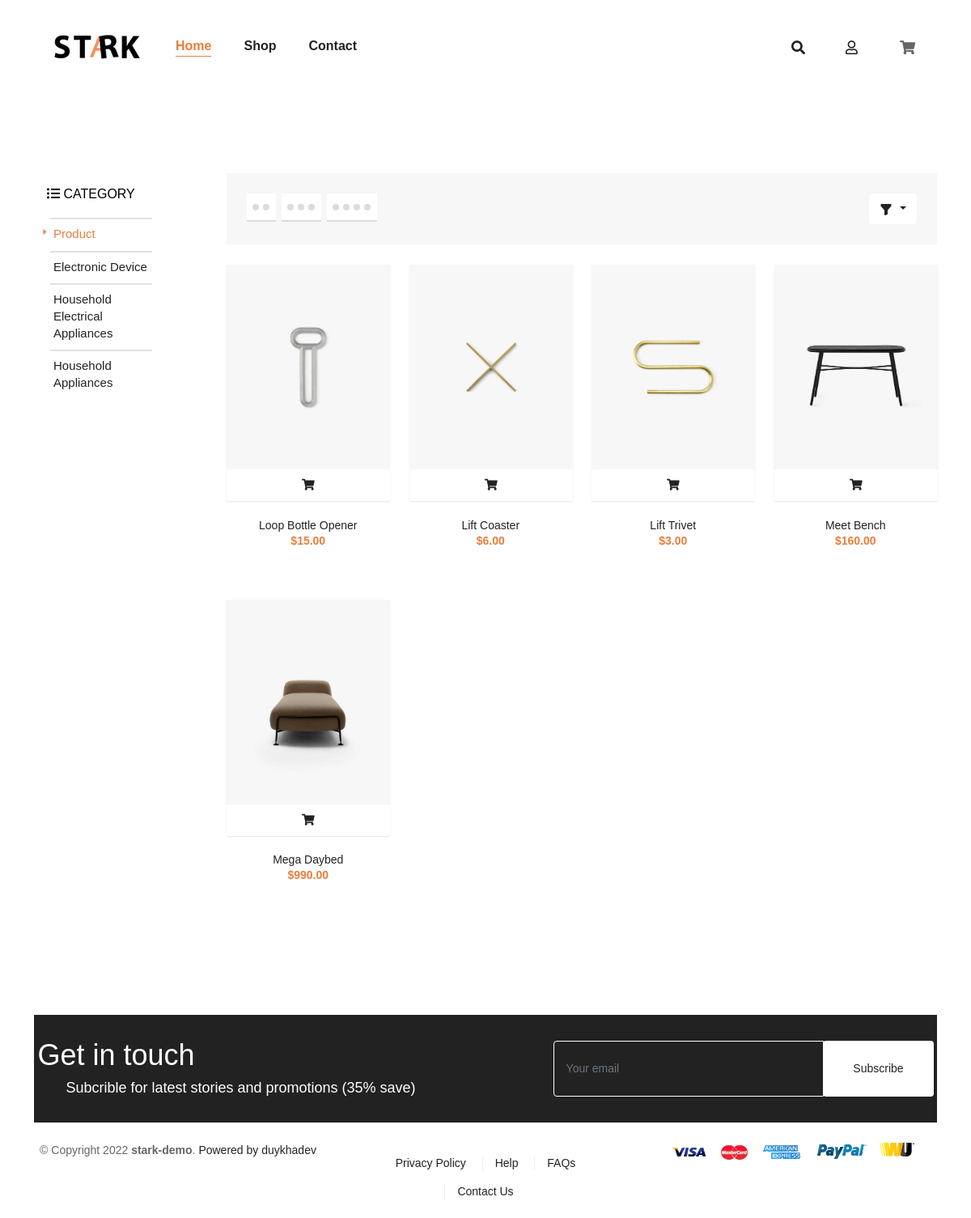
Screenshot of /category.php?id=3 with the database file from the repository.
### tables this page shows
CREATE TABLE IF NOT EXISTS `categories` (
  `id` int(11) NOT NULL AUTO_INCREMENT,
  `category_name` varchar(255) NOT NULL,
  PRIMARY KEY (`id`)
);

CREATE TABLE IF NOT EXISTS `products_categories` (
  `product_id` int(11) NOT NULL,
  `category_id` int(11) NOT NULL,
  PRIMARY KEY (`product_id`,`category_id`)
);

CREATE TABLE IF NOT EXISTS `products` (
  `id` int(11) NOT NULL AUTO_INCREMENT,
  `product_name` varchar(255) NOT NULL,
  `product_price` float NOT NULL,
  `product_photo` varchar(255) NOT NULL,
  `product_description` text,
  `product_star` int DEFAULT NULL,
  `product_like` int DEFAULT '0',
  `product_view` int DEFAULT '0',
  PRIMARY KEY (`id`)
);

### app/models/Model.php (called while the page is built)
<?php
class Model
{
    public static $connection = NULL;
    public function  __construct() {
        if (!self::$connection) {
            self::$connection = new mysqli(DB_HOST, DB_USER, DB_PASS, DB_NAME);
            self::$connection -> set_charset('utf8mb4');
        }
        return self::$connection;
    }
    public function select($sql)
    {
        $sql -> execute();
        $items = $sql -> get_result() -> fetch_all(MYSQLI_ASSOC);
        return $items;
    }
}

### app/models/CategoryModel.php (called while the page is built, shortened)
<?php
class CategoryModel extends Model
{
    public function getAllCategory()
    {
        $sql = parent::$connection -> prepare('SELECT * FROM categories');
        return parent::select($sql);
    }
}

### app/models/ProductModel.php (called while the page is built, shortened)
<?php
class ProductModel extends Model
{
    public function getProductInCategoryByPage($page, $perpage, $id)
    {
        $start = ($page - 1) * $perpage;
        $sql = parent::$connection->prepare('SELECT * FROM products INNER JOIN products_categories ON products.id = products_categories.product_id WHERE category_id=? LIMIT ?, ?;');
        $sql->bind_param('iii', $id, $start, $perpage);
        return parent::select($sql);
    }
}

### category.php (the view, shortened to what this page needs)
<?php
if (isset($_GET['id'])) {
  $productModel = new ProductModel();
  $id = $_GET['id'];
  if (isset($_GET['page'])) {
    $page = $_GET['page'];
  } else {
    $page = 1;
  }
  $perpage = 8;
  $productOfCategoryList = $productModel->getProductInCategoryByPage($page, $perpage, $id);
}
if (isset($_SESSION['category'])) {
  $id = $_SESSION['category'];
  $productModel = new ProductModel();
  if (isset($_GET['page'])) {
    $page = $_GET['page'];
  } else {
    $page = 1;
  }
  $perpage = 8;
  if (isset($_GET['sort'])) {
    $_SESSION['categorySort'] = $_GET['sort'];
    if ($_GET['sort'] == 1) {
      $productOfCategoryList = $productModel->getProductsCategorySortUpFollowPrice($id, $page, $perpage);
    } else if ($_GET['sort'] == 2) {
      $productOfCategoryList = $productModel->getProductsCategorySortDownFollowPrice($id, $page, $perpage);
    } else if ($_GET['sort'] == 3) {
      $productOfCategoryList = $productModel->getProductsCategorySortUpFollowStar($id, $page, $perpage);
    } else if ($_GET['sort'] == 4) {
      $productOfCategoryList = $productModel->getProductsCategorySortDownFollowStar($id, $page, $perpage);
    } else {
      $productOfCategoryList = $productModel->getProductInCategoryByPage($page, $perpage, $id);
    }
  } else {
    $productOfCategoryList = $productModel->getProductInCategoryByPage($page, $perpage, $id);
  }
}
$categoryModel = new CategoryModel();
$categoryList = $categoryModel->getAllCategory();
?>
<!DOCTYPE html>
<html lang="en">
<head>
  <link rel="stylesheet" href="./assets/css/main.css">
  <link href="https://cdn.jsdelivr.net/npm/bootstrap@5.0.2/dist/css/bootstrap.min.css" rel="stylesheet">
  <link rel="stylesheet" href="https://cdnjs.cloudflare.com/ajax/libs/font-awesome/5.15.4/css/all.min.css" />
</head>
<body>
  <header>
    <nav class="navbar navbar-expand-lg navbar-light">
      <div class="container">
        <div class="nav-bar-logo">
          <a href="index.php">
            <img src="./assets/img/files/LOGO.png" alt="Logo">
          </a>
        </div>
        <div class="collapse navbar-collapse" id="navbarSupportedContent">
          <ul class="navbar-nav" style="margin: auto;">
            <li class="nav-bar-item active">
              <a href="index.php" class="nav-bar-link active">
                <span class="nav-bar-title">
                  Home
                </span>
              </a>
            </li>
            <li class="nav-bar-item">
              <a href="#shop" class="nav-bar-link">
                <span class="nav-bar-title">
                  Shop
                </span>
              </a>
            </li>
            <li class="nav-bar-item">
              <a href="#contact" class="nav-bar-link">
                <span class="nav-bar-title">
                  Contact
                </span>
              </a>
            </li>
          </ul>
        </div>
        <div class="nav-bar-list-item">
          <ul class="nav-bar-list-item-list">
            <li>
              <a href="#"><i class="fas fa-search search-btn"></i></a>
            </li>
            <li>
              <a href="formIn.php"><i class="far fa-user"></i></a>
            </li>
            <li>
              <div class="header__cart">
                <div class="header__cart-wrap">
                  <i class="header__cart-icon fas fa-shopping-cart"></i>
                </div>
              </div>
            </li>
          </ul>
        </div>
      </div>
    </nav>
  </header>
  <div class="main-content" id="shop">
    <div class="container">
      <div class="row">
        <div class="col-md-2 col-12 js-sidebar">
          <div class="category">
            <h3 class="category__heading">
              <i class="container__category-heading-icon fas fa-list-ul"></i>
              Category
            </h3>
            <ul class="category-list">
              <li class="category-item category-item--active">
                <a href="#" class="category-item__link">
                  <svg viewBox="0 0 4 7" class="category-svg-icon">
                    <polygon points="4 3.5 0 0 0 7"></polygon>
                  </svg>
                  Product
                </a>
              </li>
              <?php
              foreach ($categoryList as $item) :
              ?>
                <li class="category-item">
                  <a href="category.php?id=<?php echo $item['id'] ?>" class="category-item__link"><?php echo $item['category_name'] ?></a>
                </li>
              <?php
              endforeach
              ?>
            </ul>
          </div>
        </div>
        <div class="col">
          <div class="product-style">
            <div class="product-menu">
              <div class="row">
                <div class="col">
                  <?php
                  if (isset($_SESSION['qtyProductInRow_category']) && $_SESSION['qtyProductInRow_category'] == 2) {
                  ?>
                    <a href="category.php?quantityProductInRow=2" class="btn-view btn-view-2 active"></a>
                    <a href="category.php?quantityProductInRow=3" class="btn-view btn-view-3"></a>
                    <a href="category.php?quantityProductInRow=4" class="btn-view btn-view-4"></a>
                  <?php
                  } else if (isset($_SESSION['qtyProductInRow_category']) && $_SESSION['qtyProductInRow_category'] == 3) {
                  ?>
                    <a href="category.php?quantityProductInRow=2" class="btn-view btn-view-2"></a>
                    <a href="category.php?quantityProductInRow=3" class="btn-view btn-view-3 active"></a>
                    <a href="category.php?quantityProductInRow=4" class="btn-view btn-view-4"></a>
                  <?php
                  } else if (isset($_SESSION['qtyProductInRow_category']) && $_SESSION['qtyProductInRow_category'] == 4) {
                  ?>
                    <a href="category.php?quantityProductInRow=2" class="btn-view btn-view-2"></a>
                    <a href="category.php?quantityProductInRow=3" class="btn-view btn-view-3"></a>
                    <a href="category.php?quantityProductInRow=4" class="btn-view btn-view-4 active"></a>
                  <?php
                  } else {
                  ?>
                    <a href="category.php?quantityProductInRow=2" class="btn-view btn-view-2"></a>
                    <a href="category.php?quantityProductInRow=3" class="btn-view btn-view-3"></a>
                    <a href="category.php?quantityProductInRow=4" class="btn-view btn-view-4"></a>
                  <?php
                  }
                  ?>
                </div>
                <div class="col">
                  <div class="dropdown">
                    <a class="btn btn-secondary dropdown-toggle" href="#" role="button" id="dropdownMenuLink" data-bs-toggle="dropdown" aria-expanded="false">
                      <svg xmlns="http://www.w3.org/2000/svg" width="16" height="16" fill="currentColor" class="bi bi-funnel-fill" viewBox="0 0 16 16">
                        <path d="M1.5 1.5A.5.5 0 0 1 2 1h12a.5.5 0 0 1 .5.5v2a.5.5 0 0 1-.128.334L10 8.692V13.5a.5.5 0 0 1-.342.474l-3 1A.5.5 0 0 1 6 14.5V8.692L1.628 3.834A.5.5 0 0 1 1.5 3.5v-2z" />
                      </svg>
                    </a>
                  </div>
                </div>
              </div>
            </div>
            <div class="row">
              <?php
              foreach ($productOfCategoryList as $item) :
                $productImageActive = explode(',', $item['product_photo'])[0];
              ?>
                <?php
                if (isset($_SESSION['qtyProductInRow_category']) && $_SESSION['qtyProductInRow_category'] == 2) {
                ?>
                  <div class="main-product col-sm-6 col-6 col-lg-6">
                    <div class="product-card">
                      <div class="product-card__image-wr">
                        <a href="product.php?id=<?php echo $item['id'] ?>" style="max-width: 480px;">
                          <img src="./assets/img/products/<?php echo $productImageActive ?>" alt="<?php echo $item['product_name'] ?>">
                        </a>
                      </div>
                      <a href="product.php?id=<?php echo $item['id'] ?>">
                        <div class="product-card-buy">
                          <i class="fas fa-shopping-cart"></i>
                        </div>
                      </a>
                      <div class="product-card__info">
                        <a href="product.php?id=<?php echo $item['id'] ?>" class="product-card__name">
                          <?php echo $item['product_name'] ?>
                        </a>
                        <div class="product-card__price">
                          <span class="money">$<?php printf("%.2f", $item['product_price']) ?></span>
                        </div>
                      </div>
                    </div>
                  </div>
                <?php
                } else {
                ?>
                  <div class="main-product col-sm-6 col-6 col-lg-3">
                    <div class="product-card">
                      <div class="product-card__image-wr">
                        <a href="product.php?id=<?php echo $item['id'] ?>" style="max-width: 480px;">
                          <img src="./assets/img/products/<?php echo $productImageActive ?>" alt="<?php echo $item['product_name'] ?>">
                        </a>
                      </div>
                      <a href="product.php?id=<?php echo $item['id'] ?>">
                        <div class="product-card-buy">
                          <i class="fas fa-shopping-cart"></i>
                        </div>
                      </a>
                      <div class="product-card__info">
                        <a href="product.php?id=<?php echo $item['id'] ?>" class="product-card__name">
                          <?php echo $item['product_name'] ?>
                        </a>
                        <div class="product-card__price">
                          <span class="money">$<?php printf("%.2f", $item['product_price']) ?></span>
                        </div>
                      </div>
                    </div>
                  </div>
                <?php
                }
                ?>
              <?php
              endforeach
              ?>
            </div>
          </div>
        </div>
      </div>
    </div>
  </div>
  <div id="contact" class="footer-container">
    <section class="footer-top text-center">
      <div class="container">
        <div class="footer__newsletter mx-auto">
          <div class="footer__newsletter_title">
            <h2 class="font-weight-bold">
              Get in touch
            </h2>
            <p class="font-family-2">Subcrible for latest stories and promotions (35% save)</p>
          </div>
          <div class="form-vertical">
            <form method="post" action="" id="" class="contact-form">
              <div class="input-group form-group">
                <input class="form-control py-4" type="email" value="" placeholder="Your email" name="" id="">
                <div class="input-group-append">
                  <button type="submit" class="btn btn-theme gradient-theme" name="commit">
                    Subscribe
                  </button>
                </div>
              </div>
            </form>
          </div>
        </div>
      </div>
    </section>
  </div>
  <footer class="footer-mid">
    <div class="container">
      <div class="row">
        <div class="col-lg-4 col-md-12 text-center text-lg-left">
          <div class="footer__powered">
            <p>
              © Copyright 2022
              <b>stark-demo</b>.
              <span>
                <a href="https://github.com/dkhak3">Powered by duykhadev</a>
              </span>
            </p>
          </div>
        </div>
        <div class="col-lg-4 col-md-12 text-center">
          <div class="footer-mid__linklist mt-2">
            <ul>
              <li class="d-inline-block px-3 py-2" style="position: relative ;">
                <a href="#" title="Privacy Policy ">Privacy Policy </a>
              </li>
              <li class="d-inline-block px-3 py-2" style="position: relative ;">
                <a href="#" title=" Help"> Help</a>
              </li>
              <li class="d-inline-block px-3 py-2" style="position: relative ;">
                <a href="#" title="FAQs">FAQs</a>
              </li>
              <li class="d-inline-block px-3 py-2" style="position: relative ;">
                <a href="#" title="Contact Us">Contact Us</a>
              </li>
            </ul>
          </div>
        </div>
        <div class="footer-payment col-lg-4 col-md-12 text-lg-right text-center">
          <img class="mb-4 lazyloaded" src="./assets/img/files/payma.png" alt="">
        </div>
      </div>
    </div>
  </footer>
</body>
</html>

### category.php (style rules this page uses)
.dropdown { text-align: right; }
.product-menu { background-color: #F7F7F7; padding: 25px; margin-bottom: 25px; }
.btn-view { border-bottom: 2px solid #dcdcdc; width: 36px; height: 35px; position: relative; cursor: pointer; padding: 0; display: inline-block; text-align: center; font-size: 0; vertical-align: middle; margin-right: 3px; z-index: 1; background: #fff; }
.btn-view:before { box-shadow: 13px 0 #dcdcdc; background: #dcdcdc; content: ""; top: 13px; position: absolute; left: 7px; width: 8px; height: 8px; border-radius: 50%; }
.btn-view-3 { width: 49px }
.btn-view-3:before { box-shadow: 13px 0 #dcdcdc, 26px 0 #dcdcdc; }
.btn-view-4 { width: 62px; }
.btn-view-4:before { box-shadow: 13px 0 #dcdcdc, 26px 0 #dcdcdc, 39px 0 #dcdcdc; }
.btn-secondary, .btn-secondary:hover, .btn-check:active+.btn-secondary, .btn-check:checked+.btn-secondary, .btn-secondary.active, .btn-secondary:active, .show>.btn-secondary.dropdown-toggle, .btn-check:focus+.btn-secondary, .btn-secondary:focus { background-color: #fff; border-color: #fff; }
.header__cart-wrap::after { cursor: pointer; content: ""; display: block; position: absolute; right: -3px; top: -9px; border-width: 35px 30px; border-style: solid; border-color: transparent transparent transparent transparent; }

### rows the page displays
categories: category_name "Electronic Device"
categories: category_name "Household Electrical Appliances"
categories: category_name "Household Appliances"
products_categories: shows a picture, product.product_name "Loop Bottle Opener", product.product_price "15.00"
products_categories: shows a picture, product.product_name "Lift Coaster", product.product_price "6.00"
products_categories: shows a picture, product.product_name "Lift Trivet", product.product_price "3.00"
products_categories: shows a picture, product.product_name "Meet Bench", product.product_price "160.00"
products_categories: shows a picture, product.product_name "Mega Daybed", product.product_price "990.00"
